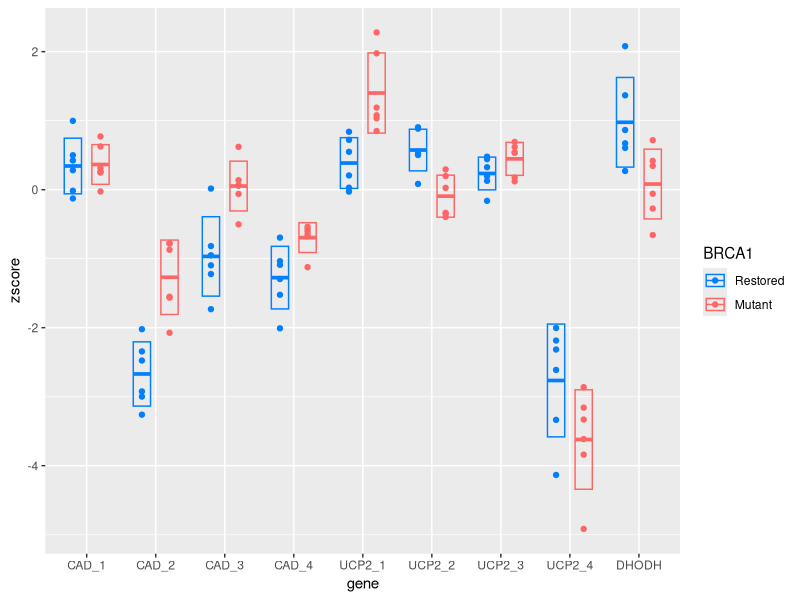
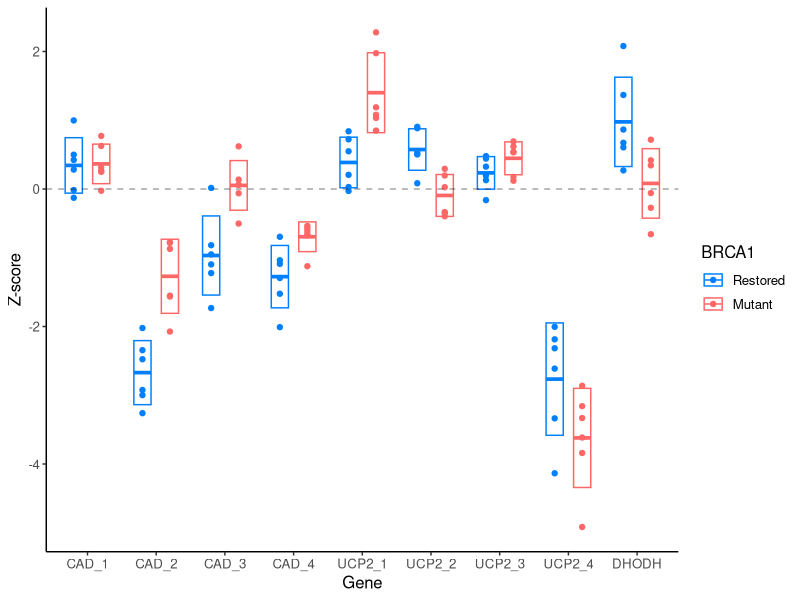

The R source for these figures, in order:
library(dplyr)
library(ggplot2)
library(tidyr)
library(tidyverse)

setwd("C:/Users/misak/Desktop/ICR/siRNAscreen/siRNA_screen_validation_scripts/datafiles")

six_zscores <- read.csv("six_zscores.txt", sep = "\t", header = TRUE)

# Separate and reshape dataframe
avg_sd <- six_zscores %>% select(gene, status, avg_z, stdv)
long_zscore <- six_zscores %>% select(gene, status, zscore1, zscore2, zscore3,
                                      zscore4, zscore5, zscore6)
long_zscore <- long_zscore %>% pivot_longer(cols = 3:8, names_to = "replicates",
                                            values_to = "zscore")

# Cleaning up long_zscore
long_zscore$status <- factor(long_zscore$status, levels = c("Restored", "Mutant"))
long_zscore <- long_zscore %>% select(!replicates)
long_zscore <- long_zscore %>% mutate(gene = if_else(
  gene == "DHODH_1", "DHODH", gene)) # change just DHODH_1 and keep others the same
long_zscore$gene <- factor(long_zscore$gene, levels = c(
  "CAD_1","CAD_2","CAD_3","CAD_4","UCP2_1","UCP2_2","UCP2_3","UCP2_4","DHODH"
))


# Calculate mean and standard deviation
long_zscore.summary <- long_zscore %>% group_by(gene, status) %>%
  summarize(sd = sd(zscore), zscore = mean(zscore)) 
  # sd must come before mean or else it will try to calculate sd of the mean which gives NA


# Plot data

p <- ggplot(long_zscore, aes(x=gene, y=zscore, color = status)) +
  geom_jitter(position=position_dodge(0.8)) +
  geom_crossbar(
    aes(ymin = zscore-sd, ymax = zscore+sd),
    data = long_zscore.summary, 
    width = 0.5,
    position = position_dodge(0.8)) +
  scale_color_manual(name = "BRCA1", values = c("#0080ff", "#ff6666")) 
p

p1 <- p + theme_classic() +
  ylab("Z-score") + xlab("Gene") + theme(text = element_text(size = 12)) +
  geom_hline(yintercept = 0, 
             linetype="dashed", 
             color = "grey10", 
             alpha=0.4,
             linewidth=0.5)
p1
